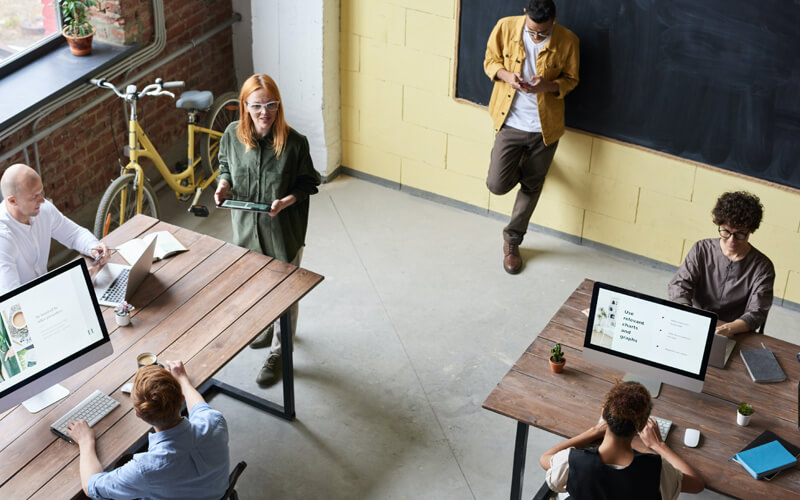
#> input picture images/1.jpg, 800 x 500 px; its folder holds 4 pictures in this run
$ python images_code.py
#> lines starting #> are read from the running program, lines starting #| are printed output that depends on the picture
from PIL import Image
import os

file_size = int(input('Enter size: '))
#> the answer given: 100
output_folder = input('Enter output_folder Name: ')
#> the answer given: out.png

os.chdir('images')

if not os.path.isdir(output_folder):  # python create folder if not exists
   os.mkdir(output_folder)

for filename in os.listdir('.'):    #python code loop in folder file
    #print(filename)
    if filename.endswith(('.jpg','.png','.jp')):   #python check file extension
        image= Image.open(filename)
#> image is the input picture: PIL image 800x500 RGB; mean R, G, B 137.1, 131.8, 122.2
        width , heigth = image.size    #python pillow get image width and height
#> width = 800; heigth = 500
        #print(width , heigth)
        if width > file_size and heigth > file_size:
            if width > heigth:
                heigth= int((file_size/width)*heigth)
#> heigth = 62
                width= file_size

            else:
                width= int((file_size/heigth)*width)
                heigth= file_size
            image = image.resize((width,heigth))
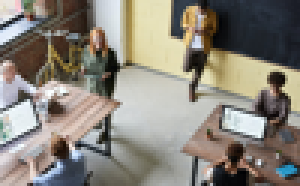
#> image: PIL image 100x62 RGB (shown 3 times larger); mean R, G, B 137.1, 131.8, 122.2
            image = image.save(os.path.join(output_folder,filename.lower()))
#> pass 2 of the loop `for filename in os.listdir('.'):`:
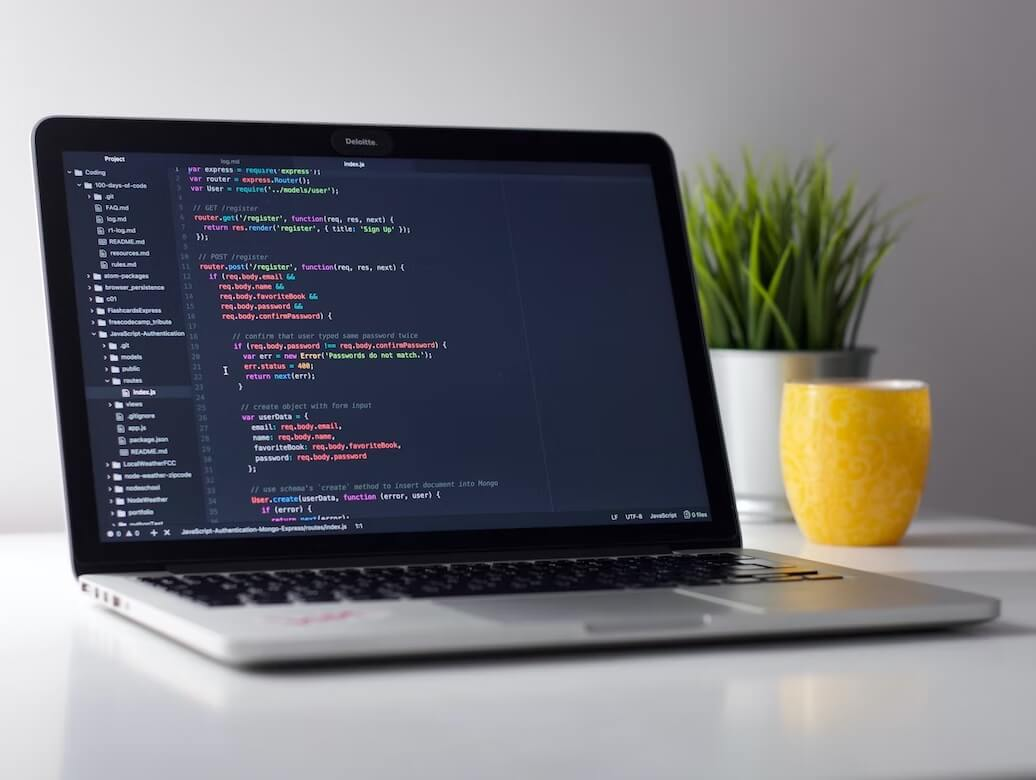
#> input picture images/11.jpg, 1036 x 780 px
#> image is the input picture: PIL image 1036x780 RGB; mean R, G, B 117.4, 117.1, 121
#> `image = image.resize((width,heigth))`:
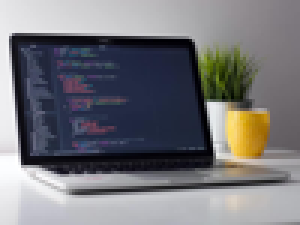
#> image: PIL image 100x75 RGB (shown 3 times larger); mean R, G, B 117.4, 117.1, 121
#> pass 3 of the loop `for filename in os.listdir('.'):`:
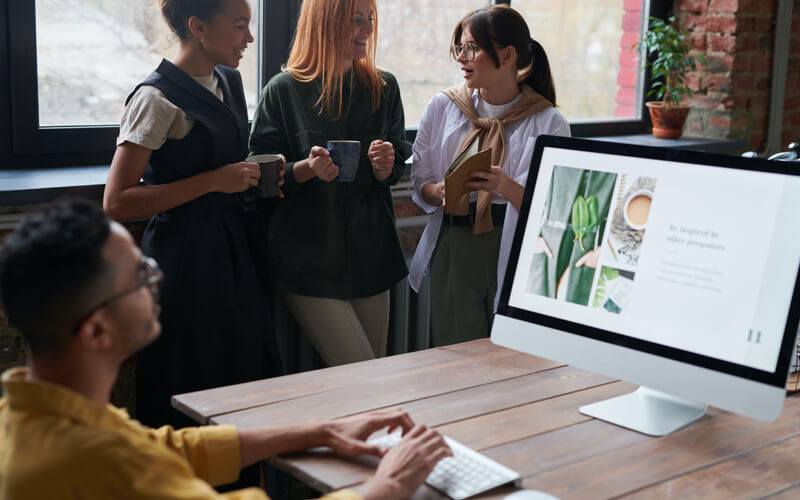
#> input picture images/2.jpg, 800 x 500 px
#> image is the input picture: PIL image 800x500 RGB; mean R, G, B 110.7, 104.8, 101.5
#> `image = image.resize((width,heigth))`:
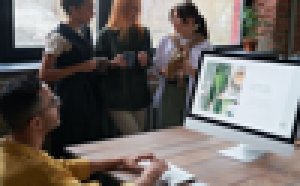
#> image: PIL image 100x62 RGB (shown 3 times larger); mean R, G, B 110.7, 104.8, 101.5
#> (the run stopped early here; a loop or call above may not have finished)
